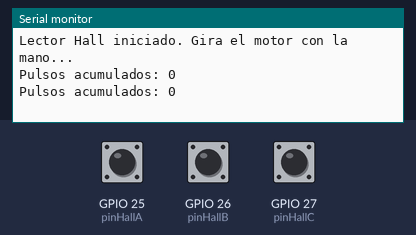
This program was run on a simulated ESP32. Shown: the last lines printed to the serial monitor. The inputs (shaded band) are chosen by the test bench; at power-on: GPIO 25 (pinHallA) HIGH, GPIO 26 (pinHallB) HIGH, GPIO 27 (pinHallC) HIGH.

Above: at 1.2 s.
1.3 s: GPIO 25 (pinHallA) pulled LOW for 0.15 s
At 1.9 s:
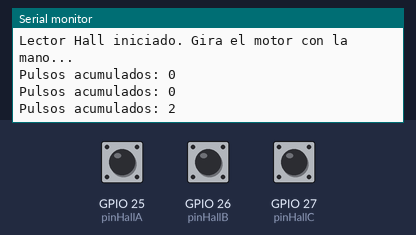
2.9 s: GPIO 26 (pinHallB) pulled LOW for 0.15 s
At 3.3 s:
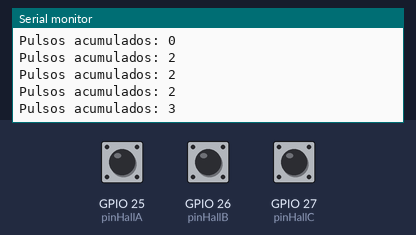
4.5 s: GPIO 27 (pinHallC) pulled LOW for 0.15 s
At 4.9 s:
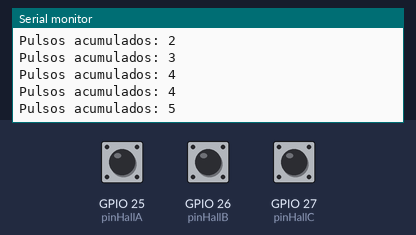
6.1 s: GPIO 25 (pinHallA) pulled LOW for 1 s
At 6.9 s:
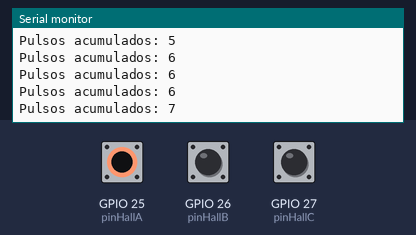
8.6 s: GPIO 26 (pinHallB) pulled LOW for 1 s
At 9.4 s:
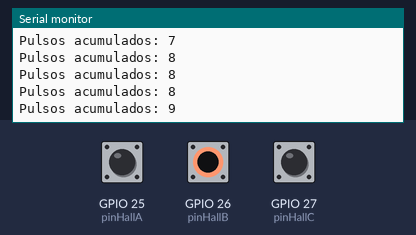
11.1 s: GPIO 27 (pinHallC) pulled LOW for 1 s
At 11.9 s:
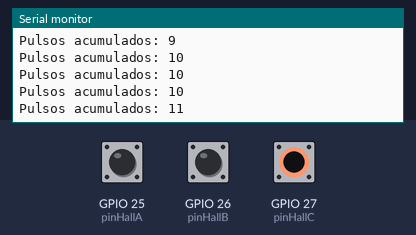
Timing chart, 0 to 14.1 s (numbered marks = the images above; inputs shaded):
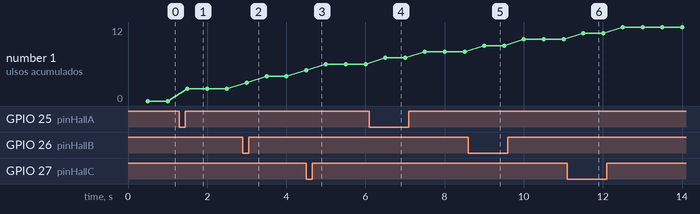

Measured:
- after the input at 1.3 s, the serial monitor: prints a new line after 0.20 s (image 1)
- after the input at 2.9 s, the serial monitor: prints a new line after 0.10 s (image 2)
- after the input at 4.5 s, the serial monitor: prints a new line at once (image 3)
- after the input at 6.1 s, the serial monitor: prints a new line after 0.40 s (image 4)
- after the input at 8.6 s, the serial monitor: prints a new line after 0.40 s (image 5)
- after the input at 11.1 s, the serial monitor: prints a new line after 0.40 s (image 6)
- plotted number 1: 0 → 2 after the input at 1.3 s, 2 → 4 after the input at 2.9 s, 4 → 6 after the input at 4.5 s, 6 → 8 after the input at 6.1 s, 8 → 10 after the input at 8.6 s

The program:

main.cpp
```cpp
#include <Arduino.h>

// Elegimos pines que NO sean Strapping Pins y que tengan resistencia Pull-Up
// interna. Los GPIO 25, 26 y 27 son perfectos y muy seguros.
const int pinHallA = 25;
const int pinHallB = 26;
const int pinHallC = 27;

// Usamos 'volatile' porque esta variable va a ser modificada por el hardware
// en segundo plano, sin que el loop() se dé cuenta.
volatile unsigned long contadorPulsos = 0;

// Esta es la Rutina de Interrupción (ISR).
// IRAM_ATTR obliga al ESP32 a guardar esta función en la memoria RAM ultra
// rápida en lugar de la memoria Flash, porque necesita ejecutarse en
// microsegundos.
void IRAM_ATTR contarPulso() { contadorPulsos++; }

void setup() {
  Serial.begin(115200);

  // Configuramos los pines. INPUT_PULLUP inyecta 3.3V internamente por si
  // los sensores del motor son de tipo "Open Collector" (colector abierto).
  pinMode(pinHallA, INPUT_PULLUP);
  pinMode(pinHallB, INPUT_PULLUP);
  pinMode(pinHallC, INPUT_PULLUP);

  // Le decimos al ESP32: "Pase lo que pase, si alguno de estos pines cambia
  // (CHANGE) de LOW a HIGH o de HIGH a LOW, pausa todo y ejecuta contarPulso()
  // al instante".
  attachInterrupt(digitalPinToInterrupt(pinHallA), contarPulso, CHANGE);
  attachInterrupt(digitalPinToInterrupt(pinHallB), contarPulso, CHANGE);
  attachInterrupt(digitalPinToInterrupt(pinHallC), contarPulso, CHANGE);

  Serial.println("Lector Hall iniciado. Gira el motor con la mano...");
}

void loop() {
  // Solo para visualizar, imprimimos el contador cada medio segundo
  static unsigned long ultimoTiempo = 0;
  if (millis() - ultimoTiempo >= 500) {
    Serial.print("Pulsos acumulados: ");
    Serial.println(contadorPulsos);
    ultimoTiempo = millis();
  }
}
```
